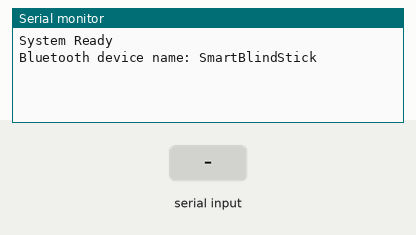
This sketch was run on a simulated ESP32. Parts: the last lines printed to the serial monitor. Inputs (shaded band) come from the test bench. Nothing arrives over Bluetooth unless stated.

Above: at 1.2 s.
1.3 s: "1\n" received over the second serial link
At 2.0 s:
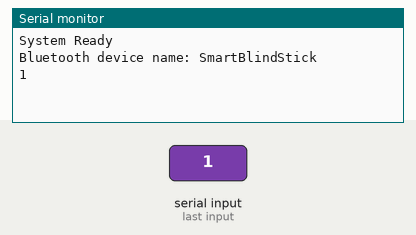
2.8 s: "0\n" received over the second serial link
At 3.1 s:
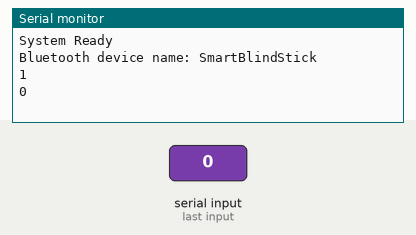
4.3 s: "2\n" received over the second serial link
At 5.5 s:
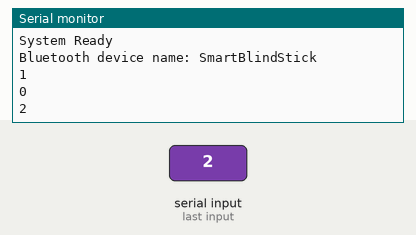

The sketch:

bluetooth_bridge.ino
```cpp
#include "BluetoothSerial.h"

BluetoothSerial SerialBT;

// ESP32 UART pins
#define RXD2 16
#define TXD2 17

void setup() {

  Serial.begin(115200);          // Serial Monitor
  Serial2.begin(9600, SERIAL_8N1, RXD2, TXD2);   // Arduino communication

  SerialBT.begin("SmartBlindStick");   // Bluetooth name

  Serial.println("System Ready");
  Serial.println("Bluetooth device name: SmartBlindStick");
}

void loop() {

  // Read data coming from Arduino
  if (Serial2.available()) {

    String data = Serial2.readStringUntil('\n');

    // Send to phone via Bluetooth
    SerialBT.println(data);

    // Print in serial monitor for debugging
    Serial.println(data);
  }

  // If phone sends something back (optional)
  if (SerialBT.available()) {

    String phoneData = SerialBT.readStringUntil('\n');

    Serial2.println(phoneData);   // Send back to Arduino if needed

    Serial.println("From Phone: " + phoneData);
  }

}
```

Measured:
- after the input at 1.3 s, the serial monitor: prints a new line at once (image 1)
- after the input at 2.8 s, the serial monitor: prints a new line at once (image 2)
- after the input at 4.3 s, the serial monitor: prints a new line at once (image 3)
